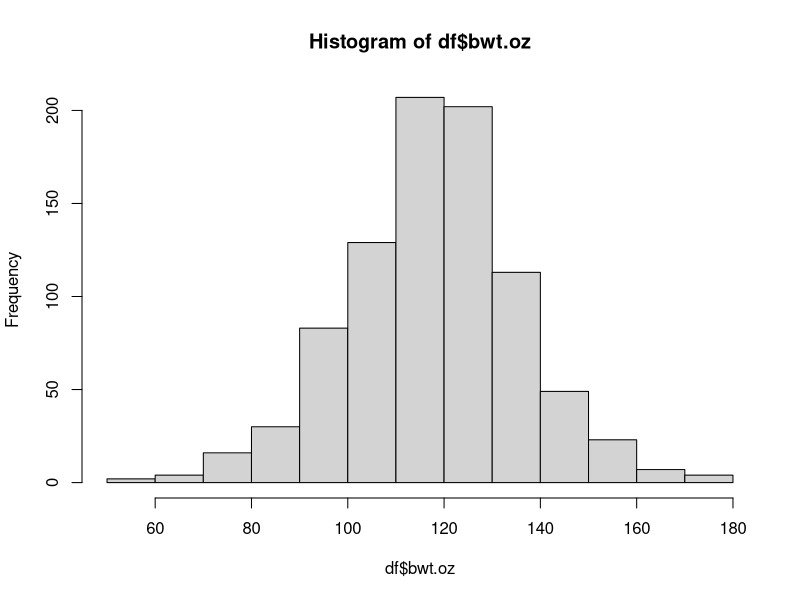
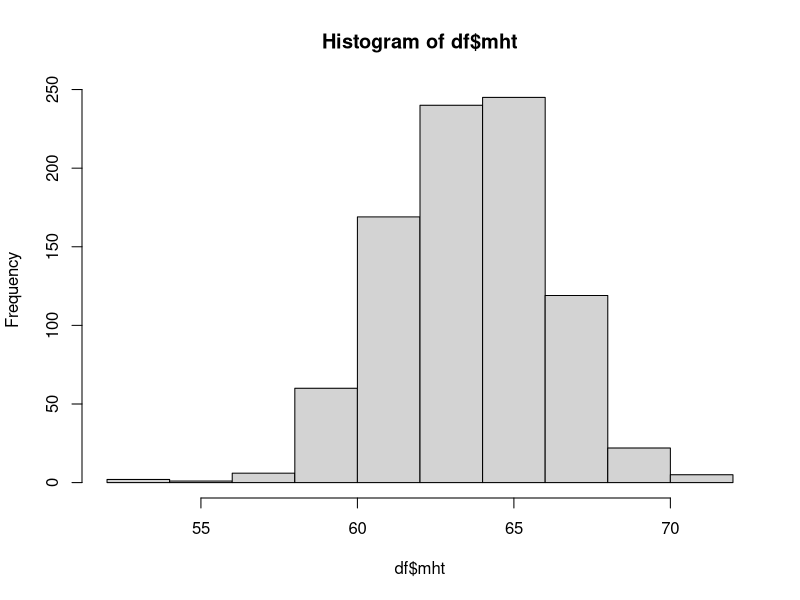
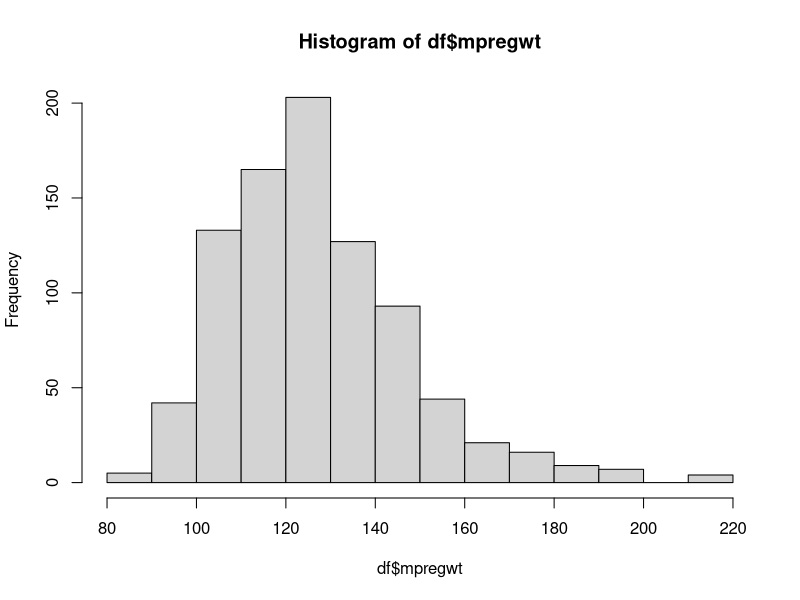
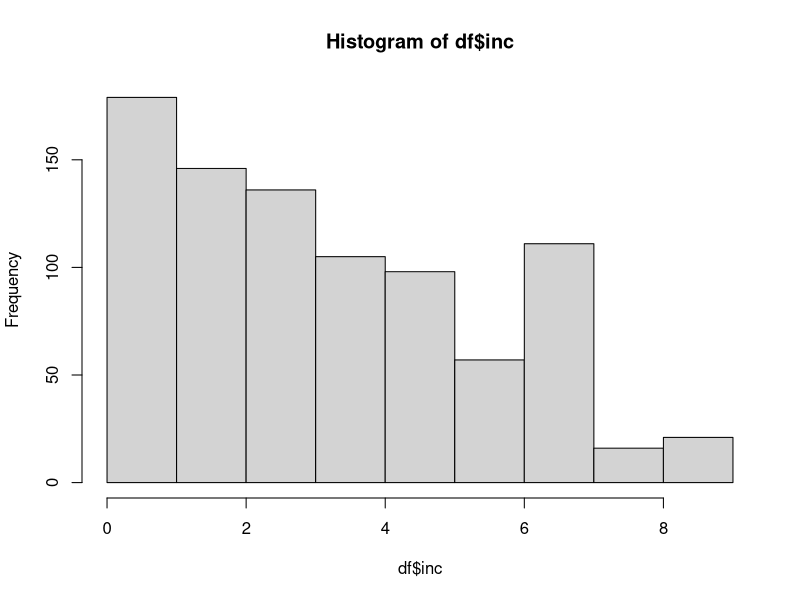
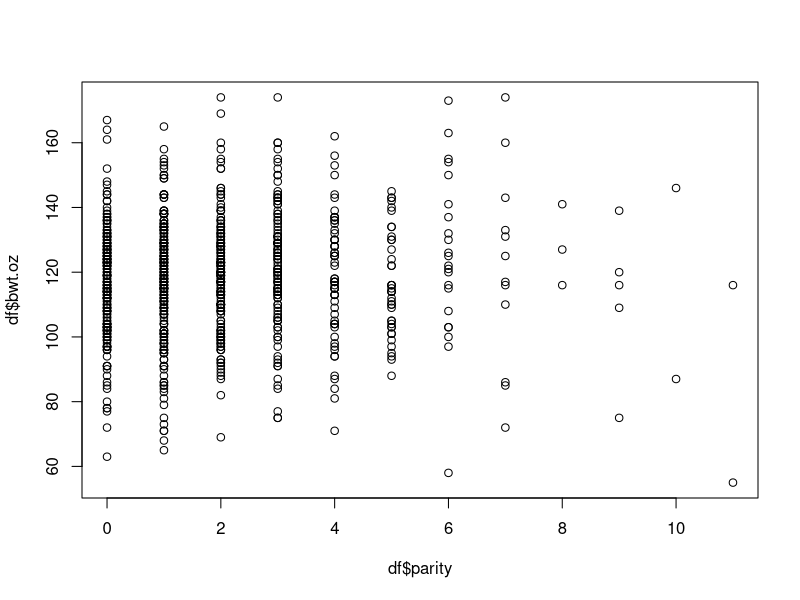
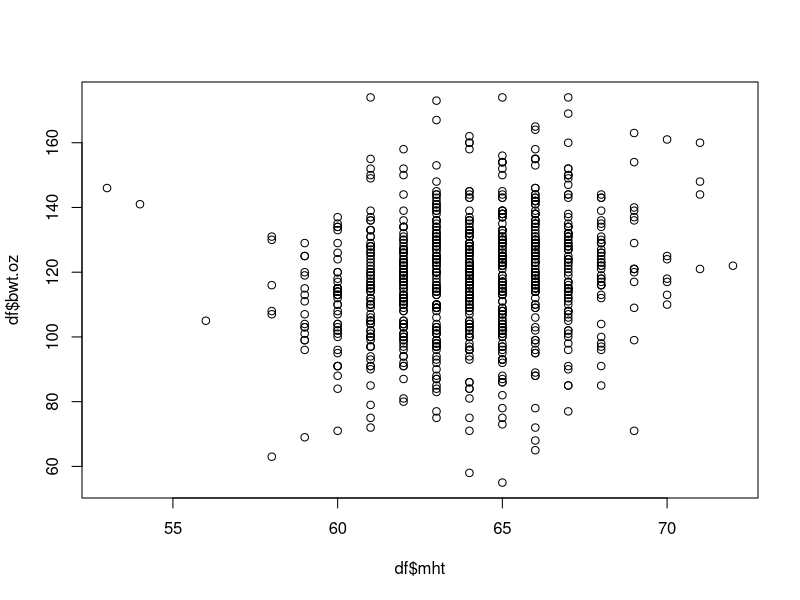
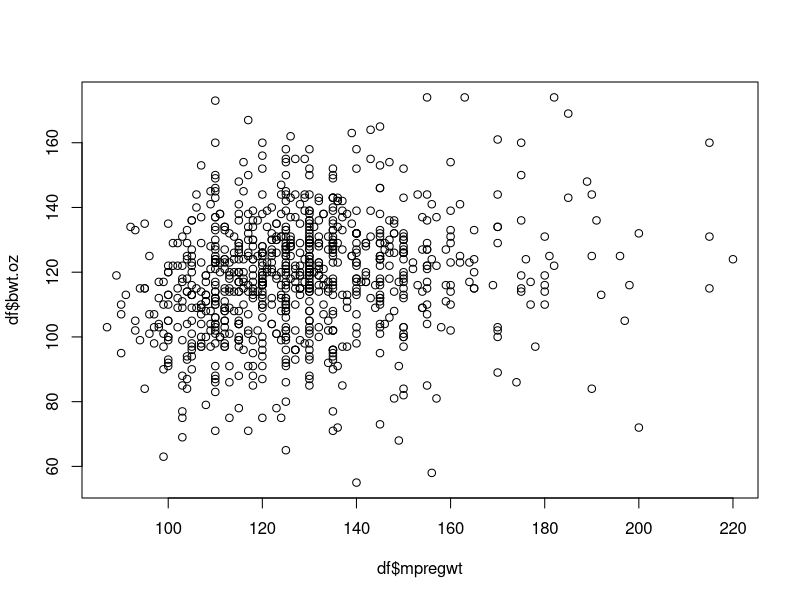
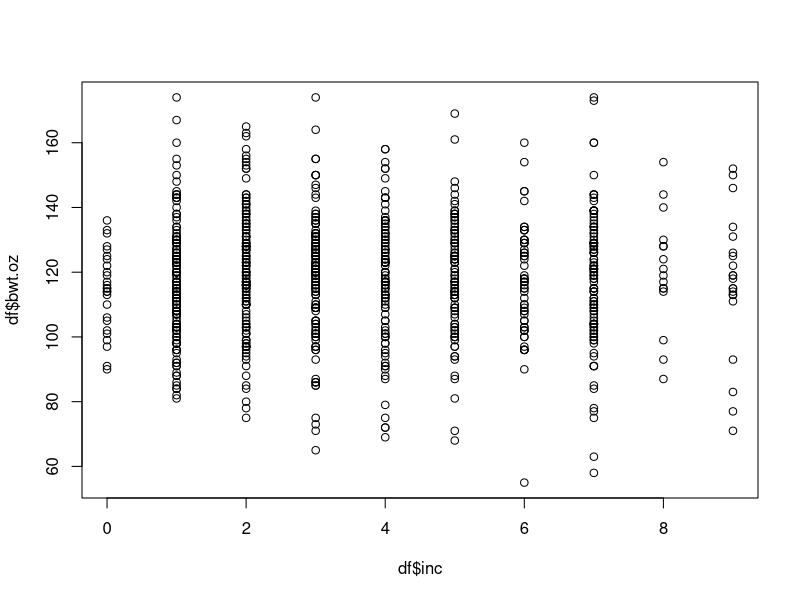

These charts were generated, in order, by the following R code:
## ---- chunk 1

options(warn=-1)
options(xtable.comment = FALSE)


library(ggplot2)
library(xtable)
library(rms)


## ---- chunk 2

rm(list = ls())

df <- read.csv("OldFaithful.csv", stringsAsFactors = FALSE, sep = "," ,dec="," )
df$Duration <- as.double(df$Duration)
df$DurationCent <- df$Duration - mean(df$Duration)
## ---- chunk 3

model <- lm(Interval~DurationCent, data=df)

## ---- chunk 4

xtable(model)

#par(mfrow=c(2,2))
#plot(model, which = 1, col=c("blue4"))
#plot(model, which = 2, col=c("blue4"))
#plot(model, which = 3, col=c("blue4"))
#plot(model, which = 5, col=c("blue4"))

## ---- chunk 5

xtable(confint(model))

## ---- chunk 6
df$Date <- as.factor(df$Date)

model_withday <- lm(Interval~DurationCent+Date, data=df)

## ---- chunk 7

ftest_result <- anova(model, model_withday)

xtable(ftest_result)
## ---- chunk 8

set.seed(123) # use whatever number you want

new_df <- df[sample(nrow(df)),]
# Define the number of folds you want
K <- 10
# Define a matrix to save your results into
RSME <- matrix(0,nrow=K,ncol=1)
# Split the row indexes into k equal parts
kth_fold <- cut(seq(1,nrow(df)),breaks=K,labels=FALSE)
# Now write the for loop for the k-fold cross validation


for(k in 1:K){
  # Split your data into the training and test datasets
  test_index <- which(kth_fold==k)
  train <- df[-test_index,]
  test <- df[test_index,]
  
  y_test_pred <- predict(model_withday, test)
  testMSE <- mean((df$Interval- y_test_pred)^2);
  # Now that you've split the data, 
  RSME[k,] <- sqrt(testMSE)
}

RSME_withday = mean(RSME)


for(k in 1:K){
  # Split your data into the training and test datasets
  test_index <- which(kth_fold==k)
  train <- df[-test_index,]
  test <- df[test_index,]
  
  y_test_pred <- predict(model, test)
  testMSE <- mean((df$Interval- y_test_pred)^2);
  # Now that you've split the data, 
  RSME[k,] <- sqrt(testMSE)
}

RSME_normal = mean(RSME)
#RSME_withday
## ---- chunk 9

rm(list = ls())

df <- read.csv("smoking.csv", stringsAsFactors = FALSE, sep = "," ,dec="," )

#Remove gestation
df = subset(df, select = -c(date, gestation))

# collapse race categories from 0 - 5 into one category for race = white
df[df$mrace < 6, ]$mrace = 5
df[df$med <= 7 & df$med >= 6, ]$med = 7


# Factorize 
df$med   <- as.factor(df$med)
df$mrace <- as.factor(df$mrace)
df$smoke <- as.factor(df$smoke)

df$parityCent <- df$parity - mean(df$parity)
df$mageCent <- df$mage - mean(df$mage)
df$mhtCent <- df$mht - mean(df$mht)
df$mpregwtCent <- df$mpregwt - mean(df$mpregwt)


## ---- chunk 10

hist(df$bwt.oz)
# Conclude:  df$bwt.oz is normal distribution 


df$parity_sqrt <- sqrt(df$parity)
df$inc_sqrt <- sqrt(df$inc)
 

hist(df$mht)
hist(df$mpregwt)
hist(df$inc)

## ---- chunk 11

# Plot 

plot(y = df$bwt.oz, x = df$parity) 
plot(y = df$bwt.oz, x = df$mht) 
plot(y = df$bwt.oz, x = df$mpregwt) 
plot(y = df$bwt.oz, x = df$inc) 

# Terriable no linear relation ship

## ---- chunk 12

boxplot(bwt.oz~smoke,  data=df)
boxplot(bwt.oz~med,  data=df)
boxplot(bwt.oz~mrace,  data=df)

## ---- chunk 13

ggplot(df,aes(x=parity, y=bwt.oz)) +
  geom_point(alpha = .5,colour="blue4") +
  geom_smooth(method="lm",col="red3") + theme_classic() +
  facet_wrap( ~ med) 

## ---- chunk 14

ggplot(df,aes(x=parity, y=bwt.oz)) +
  geom_point(alpha = .5,colour="blue4") +
  geom_smooth(method="lm",col="red3") + theme_classic() +
  facet_wrap( ~ mrace) 

## ---- chunk 15

ggplot(df,aes(x=parity, y=bwt.oz)) +
  geom_point(alpha = .5,colour="blue4") +
  geom_smooth(method="lm",col="red3") + theme_classic() +
  facet_wrap( ~ smoke) 

## ---- chunk 16

ggplot(df,aes(x=mage, y=bwt.oz)) +
  geom_point(alpha = .5,colour="blue4") +
  geom_smooth(method="lm",col="red3") + theme_classic() +
  facet_wrap( ~ med) 

## ---- chunk 17

ggplot(df,aes(x=mht, y=bwt.oz)) +
  geom_point(alpha = .5,colour="blue4") +
  geom_smooth(method="lm",col="red3") + theme_classic() +
  facet_wrap( ~ med) 

## ---- chunk 18

ggplot(df,aes(x=mpregwt, y=bwt.oz)) +
  geom_point(alpha = .5,colour="blue4") +
  geom_smooth(method="lm",col="red3") + theme_classic() +
  facet_wrap( ~ med) 

## ---- chunk 19

ggplot(df,aes(x=inc, y=bwt.oz)) +
  geom_point(alpha = .5,colour="blue4") +
  geom_smooth(method="lm",col="red3") + theme_classic() +
  facet_wrap( ~ med) 

## ---- chunk 20

ggplot(df,aes(x=inc, y=bwt.oz)) +
  geom_point(alpha = .5,colour="blue4") +
  geom_smooth(method="lm",col="red3") + theme_classic() +
  facet_wrap( ~ mrace) 

## ---- chunk 21

ggplot(df,aes(x=parity, y=bwt.oz)) +
  geom_point(alpha = .5,colour="blue4") +
  geom_smooth(method="lm",col="red3") + theme_classic() +
  facet_wrap( ~ mrace) 

## ---- chunk 22

ggplot(df,aes(x=mht, y=bwt.oz)) +
  geom_point(alpha = .5,colour="blue4") +
  geom_smooth(method="lm",col="red3") + theme_classic() +
  facet_wrap( ~ mrace) 

## ---- chunk 23

ggplot(df,aes(x=mpregwt, y=bwt.oz)) +
  geom_point(alpha = .5,colour="blue4") +
  geom_smooth(method="lm",col="red3") + theme_classic() +
  facet_wrap( ~ mrace) 

## ---- chunk 24

# 
#raw_model_1 <- lm(bwt.oz ~ parity + mrace + mage_log + med + mht + mpregwt + inc + smoke, data=df)
#
#raw_model_1 <- lm(bwt.oz ~ parity + mrace + mage_log + mht + mpregwt + inc + smoke, data=df)
#
#
#raw_model_2 <- lm(bwt.oz ~ parity + mrace*mht + mage_log + mpregwt  + smoke, data=df)
#
#raw_model_3 <- lm(bwt.oz ~ parity + smoke  + mage_log + mpregwt  + mht, data=df)

## ---- chunk 25

#model_null <- lm(bwt.oz~1,data=df)
#raw_full <- lm(bwt.oz ~ parity_sqrt + mrace + mage + med + mht + mpregwt + inc_sqrt + smoke, data=df)
#
#Model_forward_aic <- step(model_null, scope = formula(raw_full),direction="forward",trace=0)
#
#Model_forward_bic <- step(model_null, scope = formula(raw_full),direction="forward",trace=0, k = #log(n))
#
#
#Model_back_aic <- step(raw_full, direction="backward",trace=0)
#
#Model_back_bic <- step(raw_full, direction="backward",trace=0, k = log(n))
#
#Model_both_aic <- step(model_null, scope = formula(raw_full),direction="both",trace=0)
#
#Model_both_bic <- step(model_null, scope = formula(raw_full),direction="both",trace=0, k = #log(n))

final_model = lm(formula = bwt.oz ~ smoke + mht + mrace + mpregwt + parity, data = df)

# TO Answer :2
#What is a likely range for the difference in birth weights for smokers and non-smokers?
# confint(final_model) 

# TO Answer :3
#
#Is there any evidence that the association between smoking and birth weight differs by mother’s #race? If so, characterize those differences.

ggplot(df,aes(x=smoke, y=bwt.oz, fill=smoke)) +
  geom_boxplot()  +
  scale_fill_brewer(palette="Blues") +
  theme_classic() + theme(legend.position="none") +
  facet_wrap( ~ mrace)

## ---- chunk 26

plot(y = df$bwt.oz, x = sqrt(df$parity), main = "Fig. 1") 
plot(y = df$bwt.oz, x = df$mage, main = "Fig. 2") 
plot(y = df$bwt.oz, x = df$mht, main = "Fig. 3") 
plot(y = df$bwt.oz, x = df$mpregwt, main = "Fig. 4") 
plot(y = df$bwt.oz, x = sqrt(df$inc), main = "Fig. 5") 
boxplot(bwt.oz~smoke,  data=df, main = "Fig. 6")
boxplot(bwt.oz~med,  data=df, main = "Fig. 7")
boxplot(bwt.oz~mrace,  data=df, main = "Fig. 8")

## ---- chunk 27



ggplot(df,aes(x=parity, y=bwt.oz)) +
  geom_point(alpha = .5,colour="grey") +
  geom_smooth(method="lm",col="red3") + theme_classic() +
  facet_wrap( ~ smoke) 

ggplot(df,aes(x=mage, y=bwt.oz)) +
  geom_point(alpha = .5,colour="grey") +
  geom_smooth(method="lm",col="red3") + theme_classic() +
  facet_wrap( ~ smoke) 

ggplot(df,aes(x=mht, y=bwt.oz)) +
  geom_point(alpha = .5,colour="grey") +
  geom_smooth(method="lm",col="red3") + theme_classic() +
  facet_wrap( ~ smoke) 

ggplot(df,aes(x=mpregwt, y=bwt.oz)) +
  geom_point(alpha = .5,colour="grey") +
  geom_smooth(method="lm",col="red3") + theme_classic() +
  facet_wrap( ~ smoke) 

ggplot(df,aes(x=inc, y=bwt.oz)) +
  geom_point(alpha = .5,colour="grey") +
  geom_smooth(method="lm",col="red3") + theme_classic() +
  facet_wrap( ~ smoke) 


ggplot(df,aes(x=smoke, y=bwt.oz, fill=smoke)) +
  geom_boxplot()  +
  scale_fill_brewer(palette="Blues") +
  theme_classic() + theme(legend.position="none") +
  facet_wrap( ~ mrace)

ggplot(df,aes(x=smoke, y=bwt.oz, fill=smoke)) +
  geom_boxplot()  +
  scale_fill_brewer(palette="Blues") +
  theme_classic() + theme(legend.position="none") +
  facet_wrap( ~ med)

## ---- chunk 28
xtable(final_model)

fsta <- summary(final_model)$fstatistic
model_pvalue <- pf(fsta[1],fsta[2],fsta[3],lower.tail=F)
attributes(model_pvalue) <- NULL

## ---- chunk 29
xtable(confint(final_model))
## ---- chunk 30

plot(final_model, which = 1, col=c("blue4"))
plot(final_model, which = 2, col=c("blue4"))
plot(final_model, which = 3, col=c("blue4"))
plot(final_model, which = 4, col=c("blue4"))
